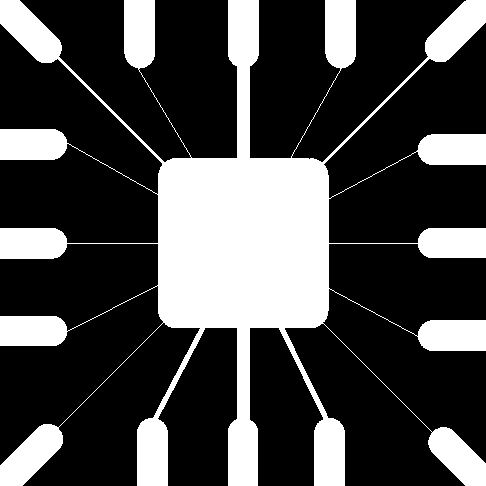
#> input picture ImageProcessing-Python/10-morphology/test01.jpg, 486 x 486 px, found by its file name
$ python 03-10-ts.py
#> lines starting #> are read from the running program, lines starting #| are printed output that depends on the picture
# -*- coding: utf-8 -*-
import cv2
import numpy as np
import matplotlib.pyplot as plt

#读取图片
src = cv2.imread('test01.jpg')
#> src is the input picture: shape (486, 486, 3); min 0, max 255, mean 71.7

#获取图像大小
rows, cols = src.shape[:2]
#> rows = 486; cols = 486

#设置图像透视变换矩阵
pos1 = np.float32([[114, 82], [287, 156], [8, 322], [216, 333]])
pos2 = np.float32([[0, 0], [188, 0], [0, 262], [188, 262]])
M = cv2.getPerspectiveTransform(pos1, pos2)

#图像透视变换
result = cv2.warpPerspective(src, M, (190, 272))
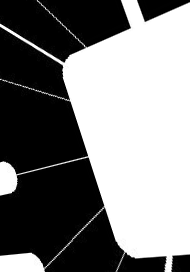
#> result: shape (272, 190, 3); min 0, max 255, mean 127.5

#显示图像
cv2.imshow("original", src)
cv2.imshow("result", result)

#等待显示
cv2.waitKey(0)
cv2.destroyAllWindows()

$ run again, with ImageProcessing-Python/10-morphology/test02.png saved as ImageProcessing-Python/10-morphology/test01.jpg
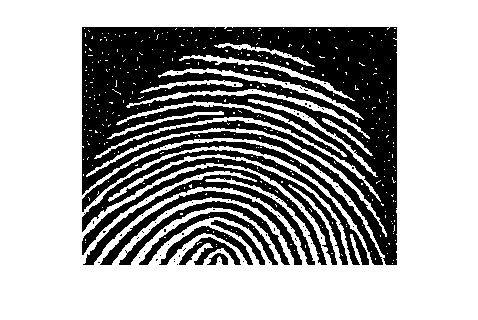
#> input picture ImageProcessing-Python/10-morphology/test02.png, 478 x 320 px, found by its file name
#> src is the input picture: shape (320, 478, 3); min 0, max 255, mean 165.8
#> `result = cv2.warpPerspective(src, M, (190, 272))`:
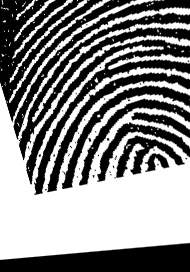
#> result: shape (272, 190, 3); min 0, max 255, mean 135.2

$ run again, with ImageProcessing-Python/10-morphology/test03.png saved as ImageProcessing-Python/10-morphology/test01.jpg
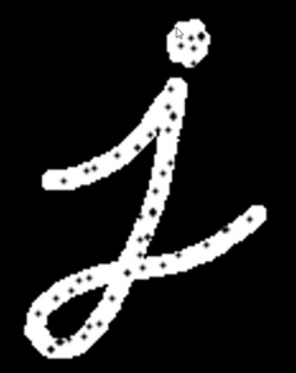
#> input picture ImageProcessing-Python/10-morphology/test03.png, 296 x 373 px, found by its file name
#> src is the input picture: shape (373, 296, 3); mean B, G, R 36.2, 36.2, 36.2
#> `result = cv2.warpPerspective(src, M, (190, 272))`:
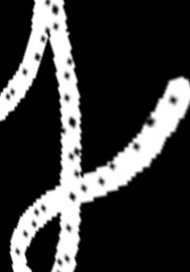
#> result: shape (272, 190, 3); mean B, G, R 61.7, 61.7, 61.7
